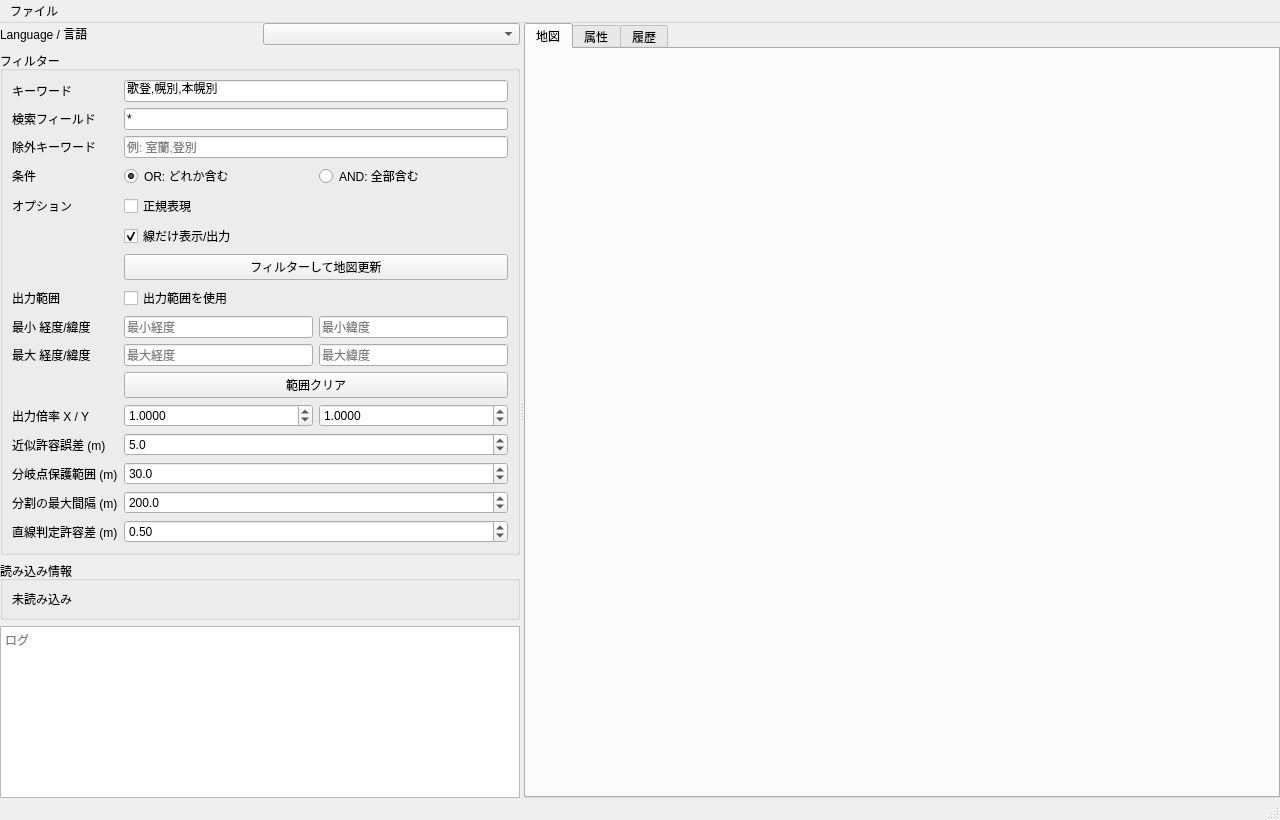
<?xml version="1.0" encoding="UTF-8"?>
<ui version="4.0">
 <class>MainWindow</class>
 <widget class="QMainWindow" name="MainWindow">
  <property name="geometry">
   <rect>
    <x>0</x>
    <y>0</y>
    <width>1280</width>
    <height>820</height>
   </rect>
  </property>
  <property name="windowTitle">
   <string>NRClipBuilder</string>
  </property>
  <widget class="QWidget" name="centralwidget">
   <layout class="QHBoxLayout" name="horizontalLayout">
    <property name="leftMargin">
     <number>0</number>
    </property>
    <property name="topMargin">
     <number>0</number>
    </property>
    <property name="rightMargin">
     <number>0</number>
    </property>
    <property name="bottomMargin">
     <number>0</number>
    </property>
    <item>
     <widget class="QSplitter" name="splitter">
      <property name="orientation">
       <enum>Qt::Horizontal</enum>
      </property>
      <!-- Left Panel -->
      <widget class="QWidget" name="leftPanel">
       <property name="minimumSize">
        <size>
         <width>360</width>
         <height>0</height>
        </size>
       </property>
       <property name="maximumSize">
        <size>
         <width>520</width>
         <height>16777215</height>
        </size>
       </property>
       <layout class="QVBoxLayout" name="leftLayout">
        <!-- Language Selector Group -->
        <item>
         <widget class="QWidget" name="lang_container" native="true">
          <layout class="QHBoxLayout" name="lang_layout">
           <property name="leftMargin">
            <number>0</number>
           </property>
           <property name="topMargin">
            <number>0</number>
           </property>
           <property name="rightMargin">
            <number>0</number>
           </property>
           <property name="bottomMargin">
            <number>0</number>
           </property>
           <item>
            <widget class="QLabel" name="label_lang">
             <property name="text">
              <string>Language / 言語</string>
             </property>
            </widget>
           </item>
           <item>
            <widget class="QComboBox" name="lang_combo"/>
           </item>
          </layout>
         </widget>
        </item>
        <!-- Filter Group -->
        <item>
         <widget class="QGroupBox" name="filter_group">
          <property name="title">
           <string>フィルター</string>
          </property>
          <layout class="QFormLayout" name="formLayout">
           <!-- Keyword Row -->
           <item row="0" column="0">
            <widget class="QLabel" name="label_keyword">
             <property name="text">
              <string>キーワード</string>
             </property>
            </widget>
           </item>
           <item row="0" column="1">
            <widget class="QLineEdit" name="keyword_edit">
             <property name="text">
              <string>歌登,幌別,本幌別</string>
             </property>
            </widget>
           </item>
           <!-- Search Field Row -->
           <item row="1" column="0">
            <widget class="QLabel" name="label_fields">
             <property name="text">
              <string>検索フィールド</string>
             </property>
            </widget>
           </item>
           <item row="1" column="1">
            <widget class="QLineEdit" name="field_edit">
             <property name="text">
              <string>*</string>
             </property>
            </widget>
           </item>
           <!-- Exclude Row -->
           <item row="2" column="0">
            <widget class="QLabel" name="label_exclude">
             <property name="text">
              <string>除外キーワード</string>
             </property>
            </widget>
           </item>
           <item row="2" column="1">
            <widget class="QLineEdit" name="exclude_edit">
             <property name="placeholderText">
              <string>例: 室蘭,登別</string>
             </property>
            </widget>
           </item>
           <!-- Condition Row -->
           <item row="3" column="0">
            <widget class="QLabel" name="label_condition">
             <property name="text">
              <string>条件</string>
             </property>
            </widget>
           </item>
           <item row="3" column="1">
            <widget class="QWidget" name="radio_widget" native="true">
             <layout class="QHBoxLayout" name="radio_row">
              <property name="leftMargin">
               <number>0</number>
              </property>
              <property name="topMargin">
               <number>0</number>
              </property>
              <property name="rightMargin">
               <number>0</number>
              </property>
              <property name="bottomMargin">
               <number>0</number>
              </property>
              <item>
               <widget class="QRadioButton" name="or_radio">
                <property name="text">
                 <string>OR: どれか含む</string>
                </property>
                <property name="checked">
                 <bool>true</bool>
                </property>
               </widget>
              </item>
              <item>
               <widget class="QRadioButton" name="and_radio">
                <property name="text">
                 <string>AND: 全部含む</string>
                </property>
               </widget>
              </item>
             </layout>
            </widget>
           </item>
           <!-- Option Row (Regex) -->
           <item row="4" column="0">
            <widget class="QLabel" name="label_option">
             <property name="text">
              <string>オプション</string>
             </property>
            </widget>
           </item>
           <item row="4" column="1">
            <widget class="QCheckBox" name="regex_check">
             <property name="text">
              <string>正規表現</string>
             </property>
            </widget>
           </item>
           <!-- Line Only Row -->
           <item row="5" column="1">
            <widget class="QCheckBox" name="line_only_check">
             <property name="text">
              <string>線だけ表示/出力</string>
             </property>
             <property name="checked">
              <bool>true</bool>
             </property>
            </widget>
           </item>
           <!-- Apply Button Row -->
           <item row="6" column="1">
            <widget class="QPushButton" name="apply_btn">
             <property name="text">
              <string>フィルターして地図更新</string>
             </property>
            </widget>
           </item>
           <!-- BBox Toggle Row -->
           <item row="7" column="0">
            <widget class="QLabel" name="label_bbox">
             <property name="text">
              <string>出力範囲</string>
             </property>
            </widget>
           </item>
           <item row="7" column="1">
            <widget class="QCheckBox" name="use_bbox_check">
             <property name="text">
              <string>出力範囲を使用</string>
             </property>
            </widget>
           </item>
           <!-- BBox Coordinates (Min Lon/Lat) -->
           <item row="8" column="0">
            <widget class="QLabel" name="label_bbox_min">
             <property name="text">
              <string>最小 経度/緯度</string>
             </property>
            </widget>
           </item>
           <item row="8" column="1">
            <widget class="QWidget" name="bbox_min_widget" native="true">
             <layout class="QHBoxLayout" name="bbox_min_layout">
              <property name="leftMargin"><number>0</number></property>
              <property name="topMargin"><number>0</number></property>
              <property name="rightMargin"><number>0</number></property>
              <property name="bottomMargin"><number>0</number></property>
              <item>
               <widget class="QLineEdit" name="min_lon_edit">
                <property name="placeholderText"><string>最小経度</string></property>
               </widget>
              </item>
              <item>
               <widget class="QLineEdit" name="min_lat_edit">
                <property name="placeholderText"><string>最小緯度</string></property>
               </widget>
              </item>
             </layout>
            </widget>
           </item>
           <!-- BBox Coordinates (Max Lon/Lat) -->
           <item row="9" column="0">
            <widget class="QLabel" name="label_bbox_max">
             <property name="text">
              <string>最大 経度/緯度</string>
             </property>
            </widget>
           </item>
           <item row="9" column="1">
            <widget class="QWidget" name="bbox_max_widget" native="true">
             <layout class="QHBoxLayout" name="bbox_max_layout">
              <property name="leftMargin"><number>0</number></property>
              <property name="topMargin"><number>0</number></property>
              <property name="rightMargin"><number>0</number></property>
              <property name="bottomMargin"><number>0</number></property>
              <item>
               <widget class="QLineEdit" name="max_lon_edit">
                <property name="placeholderText"><string>最大経度</string></property>
               </widget>
              </item>
               <item>
               <widget class="QLineEdit" name="max_lat_edit">
                <property name="placeholderText"><string>最大緯度</string></property>
               </widget>
              </item>
             </layout>
            </widget>
           </item>
           <!-- BBox Clear Button -->
           <item row="10" column="1">
            <widget class="QPushButton" name="clear_bbox_btn">
             <property name="text">
              <string>範囲クリア</string>
             </property>
            </widget>
           </item>
           <!-- Scale adjustment Row -->
           <item row="11" column="0">
            <widget class="QLabel" name="label_scale">
             <property name="text">
              <string>出力倍率 X / Y</string>
             </property>
            </widget>
           </item>
           <item row="11" column="1">
            <widget class="QWidget" name="scale_widget" native="true">
             <layout class="QHBoxLayout" name="scale_layout">
              <property name="leftMargin"><number>0</number></property>
              <property name="topMargin"><number>0</number></property>
              <property name="rightMargin"><number>0</number></property>
              <property name="bottomMargin"><number>0</number></property>
              <item>
               <widget class="QDoubleSpinBox" name="scale_x_spin">
                <property name="decimals"><number>4</number></property>
                <property name="minimum"><double>0.1000</double></property>
                <property name="maximum"><double>2.0000</double></property>
                <property name="singleStep"><double>0.0001</double></property>
                <property name="value"><double>1.0000</double></property>
               </widget>
              </item>
              <item>
               <widget class="QDoubleSpinBox" name="scale_y_spin">
                <property name="decimals"><number>4</number></property>
                <property name="minimum"><double>0.1000</double></property>
                <property name="maximum"><double>2.0000</double></property>
                <property name="singleStep"><double>0.0001</double></property>
                <property name="value"><double>1.0000</double></property>
               </widget>
              </item>
             </layout>
            </widget>
           </item>
           <!-- Spline Tolerance Row -->
           <item row="12" column="0">
            <widget class="QLabel" name="label_spline_tolerance">
             <property name="text">
              <string>近似許容誤差 (m)</string>
             </property>
            </widget>
           </item>
           <item row="12" column="1">
            <widget class="QDoubleSpinBox" name="spline_tolerance_spin">
             <property name="decimals">
              <number>1</number>
             </property>
             <property name="minimum">
              <double>0.1</double>
             </property>
             <property name="maximum">
              <double>100.0</double>
             </property>
             <property name="singleStep">
              <double>0.5</double>
             </property>
             <property name="value">
              <double>5.0</double>
             </property>
            </widget>
           </item>
           <!-- Junction Spacing Row -->
           <item row="13" column="0">
            <widget class="QLabel" name="label_junction_spacing">
             <property name="text">
              <string>分岐点保護範囲 (m)</string>
             </property>
            </widget>
           </item>
           <item row="13" column="1">
            <widget class="QDoubleSpinBox" name="junction_spacing_spin">
             <property name="decimals">
              <number>1</number>
             </property>
             <property name="minimum">
              <double>0.0</double>
             </property>
             <property name="maximum">
              <double>500.0</double>
             </property>
             <property name="singleStep">
              <double>5.0</double>
             </property>
             <property name="value">
              <double>30.0</double>
             </property>
            </widget>
           </item>
           <!-- Max Spacing Row -->
           <item row="14" column="0">
            <widget class="QLabel" name="label_max_spacing">
             <property name="text">
              <string>分割の最大間隔 (m)</string>
             </property>
            </widget>
           </item>
           <item row="14" column="1">
            <widget class="QDoubleSpinBox" name="max_spacing_spin">
             <property name="decimals">
              <number>1</number>
             </property>
             <property name="minimum">
              <double>10.0</double>
             </property>
             <property name="maximum">
              <double>2000.0</double>
             </property>
             <property name="singleStep">
              <double>10.0</double>
             </property>
             <property name="value">
              <double>200.0</double>
             </property>
            </widget>
           </item>
           <!-- Straight Tolerance Row -->
           <item row="15" column="0">
            <widget class="QLabel" name="label_straight_tolerance">
             <property name="text">
              <string>直線判定許容差 (m)</string>
             </property>
            </widget>
           </item>
           <item row="15" column="1">
            <widget class="QDoubleSpinBox" name="straight_tolerance_spin">
             <property name="decimals">
              <number>2</number>
             </property>
             <property name="minimum">
              <double>0.01</double>
             </property>
             <property name="maximum">
              <double>20.0</double>
             </property>
             <property name="singleStep">
              <double>0.05</double>
             </property>
             <property name="value">
              <double>0.5</double>
             </property>
            </widget>
           </item>
          </layout>
         </widget>
        </item>
        <!-- Info Group -->
        <item>
         <widget class="QGroupBox" name="info_group">
          <property name="title">
           <string>読み込み情報</string>
          </property>
          <layout class="QVBoxLayout" name="info_layout">
           <item>
            <widget class="QLabel" name="info_label">
             <property name="text">
              <string>未読み込み</string>
             </property>
             <property name="wordWrap">
              <bool>true</bool>
             </property>
            </widget>
           </item>
          </layout>
         </widget>
        </item>
        <!-- Log -->
        <item>
         <widget class="QPlainTextEdit" name="log">
          <property name="readOnly">
           <bool>true</bool>
          </property>
          <property name="placeholderText">
           <string>ログ</string>
          </property>
         </widget>
        </item>
       </layout>
      </widget>
      <!-- Right Panel (Tabs) -->
      <widget class="QTabWidget" name="tabs">
       <property name="currentIndex">
        <number>0</number>
       </property>
       <widget class="QWidget" name="map_tab">
        <attribute name="title">
         <string>地図</string>
        </attribute>
        <layout class="QVBoxLayout" name="map_tab_layout">
         <property name="leftMargin">
          <number>0</number>
         </property>
         <property name="topMargin">
          <number>0</number>
         </property>
         <property name="rightMargin">
          <number>0</number>
         </property>
         <property name="bottomMargin">
          <number>0</number>
         </property>
        </layout>
       </widget>
       <widget class="QTableWidget" name="table">
        <attribute name="title">
         <string>属性</string>
        </attribute>
       </widget>
        <!-- History Tab -->
        <widget class="QWidget" name="history_tab">
         <attribute name="title">
          <string>履歴</string>
         </attribute>
         <layout class="QVBoxLayout" name="history_tab_layout">
          <item>
           <widget class="QTableWidget" name="history_table">
            <property name="alternatingRowColors">
             <bool>true</bool>
            </property>
            <property name="selectionMode">
             <enum>QAbstractItemView::ExtendedSelection</enum>
            </property>
            <property name="selectionBehavior">
             <enum>QAbstractItemView::SelectRows</enum>
            </property>
           </widget>
          </item>
          <item>
           <layout class="QHBoxLayout" name="history_btn_layout">
            <item>
             <widget class="QPushButton" name="delete_history_btn">
              <property name="text">
               <string>選択した履歴を削除</string>
              </property>
             </widget>
            </item>
            <item>
             <widget class="QPushButton" name="clear_history_btn">
              <property name="text">
               <string>すべての履歴を削除</string>
              </property>
             </widget>
            </item>
           </layout>
          </item>
         </layout>
        </widget>
      </widget>
     </widget>
    </item>
   </layout>
  </widget>
  <!-- Menubar & Statusbar -->
  <widget class="QMenuBar" name="menubar">
   <property name="geometry">
    <rect>
     <x>0</x>
     <y>0</y>
     <width>1280</width>
     <height>22</height>
    </rect>
   </property>
   <widget class="QMenu" name="menu_file">
    <property name="title">
     <string>ファイル</string>
    </property>
    <addaction name="action_open"/>
    <addaction name="separator"/>
    <addaction name="action_export_geojson"/>
    <addaction name="action_export_turnout"/>
    <addaction name="action_export_nrclip"/>
    <addaction name="action_open_html"/>
    <addaction name="separator"/>
    <addaction name="action_quit"/>
   </widget>
   <addaction name="menu_file"/>
  </widget>
  <widget class="QStatusBar" name="statusbar"/>
  <!-- Actions -->
  <action name="action_open">
   <property name="text">
    <string>開く...</string>
   </property>
  </action>
  <action name="action_export_geojson">
   <property name="text">
    <string>GeoJSONを書き出し...</string>
   </property>
  </action>
  <action name="action_export_turnout">
   <property name="text">
    <string>Turnout用JSONを書き出し...</string>
   </property>
  </action>
  <action name="action_export_nrclip">
   <property name="text">
    <string>nrclipを書き出し...</string>
   </property>
  </action>
  <action name="action_open_html">
   <property name="text">
    <string>ブラウザでプレビューを開く...</string>
   </property>
  </action>
  <action name="action_quit">
   <property name="text">
    <string>終了</string>
   </property>
  </action>
 </widget>
 <resources/>
 <connections/>
</ui>
